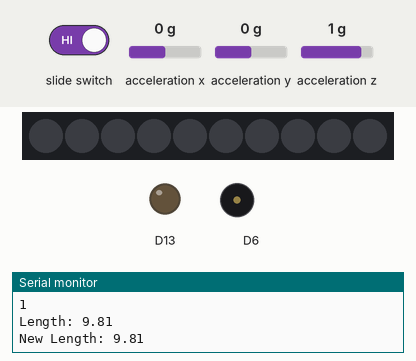
Recording of a sketch running on a simulated Adafruit Circuit Playground Express. Parts: 10 RGB LEDs in strip order, left to right, output pins drawn as LEDs (lit = HIGH), buzzer (waves = sounding), the last lines printed to the serial monitor. Inputs (shaded band) come from the test bench; at power-on: acceleration x 0 g, acceleration y 0 g, acceleration z 1 g. Dim RGB values are drawn brighter than linear.

Above: at 1.2 s.
1.3 s: acceleration x set to -1.4 g
At 1.7 s:
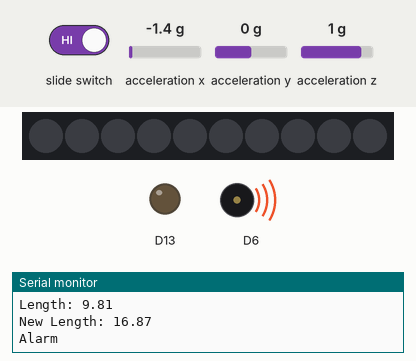
At 2.2 s:
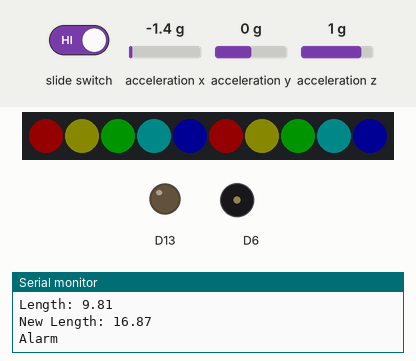
Timing chart, 0 to 4.3 s (numbered marks = the images above; inputs shaded):
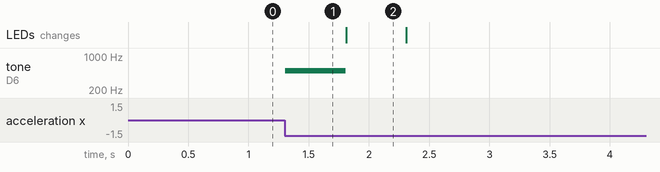

Measured:
- after the input at 1.3 s, tone on D6: silent → 500 Hz at once, → silent 0.50 s later
- what the display in image 2 shows lasts 0.5 s, from 1.8 s to 2.3 s

The sketch:

Are_we_moving.ino
```cpp
#include <Adafruit_CircuitPlayground.h>

float X, Y, Z;
bool arm;
#define MOVE_THRESHOLD 50

void setup() {
  Serial.begin(9600);
  CircuitPlayground.begin();
}

void loop() {
arm = CircuitPlayground.slideSwitch();
Serial.println(arm);
if (arm == 1); {

  //CircuitPlayground.clearPixels();
  X = CircuitPlayground.motionX();
  Y = CircuitPlayground.motionY();
  Z = CircuitPlayground.motionZ();

   // Get the magnitude (length) of the 3 axis vector
  double storedVector = X*X;
  storedVector += Y*Y;
  storedVector += Z*Z;
  storedVector = sqrt(storedVector);
  Serial.print("Length: "); Serial.println(storedVector);

  // wait a bit
  delay(100);

  // get new data
  X = CircuitPlayground.motionX();
  Y = CircuitPlayground.motionY();
  Z = CircuitPlayground.motionZ();
  double newVector = X*X;
  newVector += Y*Y;
  newVector += Z*Z;
  newVector = sqrt(newVector);
  Serial.print("New Length: "); Serial.println(newVector);

  // is there movement?
  if (abs(10*newVector - 10*storedVector) > MOVE_THRESHOLD) {
     Serial.println("Alarm");
     CircuitPlayground.playTone(500, 500);
       CircuitPlayground.setPixelColor(0, 255,   0,   0);
  CircuitPlayground.setPixelColor(1, 128, 128,   0);
  CircuitPlayground.setPixelColor(2,   0, 255,   0);
  CircuitPlayground.setPixelColor(3,   0, 128, 128);
  CircuitPlayground.setPixelColor(4,   0,   0, 255);

  CircuitPlayground.setPixelColor(5, 0xFF0000);
  CircuitPlayground.setPixelColor(6, 0x808000);
  CircuitPlayground.setPixelColor(7, 0x00FF00);
  CircuitPlayground.setPixelColor(8, 0x008080);
  CircuitPlayground.setPixelColor(9, 0x0000FF);
  delay(500);
  CircuitPlayground.clearPixels();


    //delay(1000);
  }


  delay(100);
}
}
```
